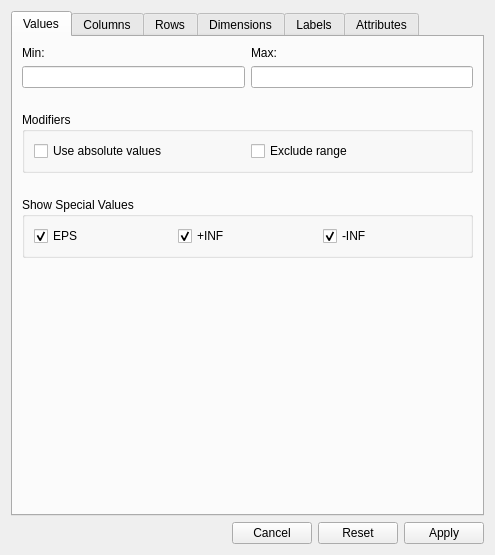
<?xml version="1.0" encoding="UTF-8"?>
<ui version="4.0">
 <class>gams::studio::mii::FilterDialog</class>
 <widget class="QDialog" name="gams::studio::mii::FilterDialog">
  <property name="geometry">
   <rect>
    <x>0</x>
    <y>0</y>
    <width>495</width>
    <height>555</height>
   </rect>
  </property>
  <property name="windowTitle">
   <string>Filters</string>
  </property>
  <layout class="QVBoxLayout" name="verticalLayout_7">
   <item>
    <widget class="QTabWidget" name="tabWidget">
     <property name="currentIndex">
      <number>0</number>
     </property>
     <widget class="QWidget" name="valueTab">
      <attribute name="title">
       <string>Values</string>
      </attribute>
      <layout class="QVBoxLayout" name="verticalLayout_4">
       <item>
        <layout class="QGridLayout" name="gridLayout_3">
         <item row="0" column="0">
          <widget class="QLabel" name="label_4">
           <property name="text">
            <string>Min:</string>
           </property>
          </widget>
         </item>
         <item row="0" column="1">
          <widget class="QLabel" name="label_5">
           <property name="text">
            <string>Max:</string>
           </property>
          </widget>
         </item>
         <item row="1" column="0">
          <widget class="QLineEdit" name="minEdit">
           <property name="toolTip">
            <string>&lt;html&gt;&lt;head/&gt;&lt;body&gt;&lt;p&gt;The smallest value to be displayed.&lt;/p&gt;&lt;/body&gt;&lt;/html&gt;</string>
           </property>
          </widget>
         </item>
         <item row="1" column="1">
          <widget class="QLineEdit" name="maxEdit">
           <property name="toolTip">
            <string>&lt;html&gt;&lt;head/&gt;&lt;body&gt;&lt;p&gt;The largest value to be displayed.&lt;/p&gt;&lt;/body&gt;&lt;/html&gt;</string>
           </property>
          </widget>
         </item>
        </layout>
       </item>
       <item>
        <spacer name="verticalSpacer">
         <property name="orientation">
          <enum>Qt::Vertical</enum>
         </property>
         <property name="sizeType">
          <enum>QSizePolicy::Minimum</enum>
         </property>
         <property name="sizeHint" stdset="0">
          <size>
           <width>18</width>
           <height>18</height>
          </size>
         </property>
        </spacer>
       </item>
       <item>
        <widget class="QGroupBox" name="groupBox_2">
         <property name="title">
          <string>Modifiers</string>
         </property>
         <layout class="QHBoxLayout" name="horizontalLayout_4">
          <item>
           <widget class="QCheckBox" name="absoluteBox">
            <property name="toolTip">
             <string>&lt;html&gt;&lt;head/&gt;&lt;body&gt;&lt;p&gt;If enabled, the range defined by &lt;span style=&quot; font-weight:600;&quot;&gt;Min&lt;/span&gt; and &lt;span style=&quot; font-weight:600;&quot;&gt;Max&lt;/span&gt; is applied to absolute values instead of actual values.&lt;/p&gt;&lt;p&gt;The &lt;span style=&quot; font-weight:600;&quot;&gt;Min&lt;/span&gt; and &lt;span style=&quot; font-weight:600;&quot;&gt;Max&lt;/span&gt; value should be 0 or greater.&lt;/p&gt;&lt;/body&gt;&lt;/html&gt;</string>
            </property>
            <property name="text">
             <string>Use absolute values</string>
            </property>
           </widget>
          </item>
          <item>
           <widget class="QCheckBox" name="excludeBox">
            <property name="toolTip">
             <string>&lt;html&gt;&lt;head/&gt;&lt;body&gt;&lt;p&gt;If enabled, the range defined by &lt;span style=&quot; font-weight:600;&quot;&gt;Min&lt;/span&gt; and &lt;span style=&quot; font-weight:600;&quot;&gt;Max&lt;/span&gt; defines the values that are excluded instead of included.&lt;/p&gt;&lt;/body&gt;&lt;/html&gt;
</string>
            </property>
            <property name="text">
             <string>Exclude range</string>
            </property>
           </widget>
          </item>
         </layout>
        </widget>
       </item>
       <item>
        <spacer name="verticalSpacer_2">
         <property name="orientation">
          <enum>Qt::Vertical</enum>
         </property>
         <property name="sizeType">
          <enum>QSizePolicy::Minimum</enum>
         </property>
         <property name="sizeHint" stdset="0">
          <size>
           <width>18</width>
           <height>18</height>
          </size>
         </property>
        </spacer>
       </item>
       <item>
        <widget class="QGroupBox" name="groupBox">
         <property name="title">
          <string>Show Special Values</string>
         </property>
         <layout class="QHBoxLayout" name="horizontalLayout_7">
          <item>
           <widget class="QCheckBox" name="epsBox">
            <property name="toolTip">
             <string>&lt;html&gt;&lt;head/&gt;&lt;body&gt;&lt;p&gt;Filter settings for special value &lt;span style=&quot; font-weight:600;&quot;&gt;Epsilon&lt;/span&gt;.&lt;/p&gt;&lt;/body&gt;&lt;/html&gt;</string>
            </property>
            <property name="text">
             <string>EPS</string>
            </property>
            <property name="checked">
             <bool>true</bool>
            </property>
           </widget>
          </item>
          <item>
           <widget class="QCheckBox" name="pInfBox">
            <property name="toolTip">
             <string>&lt;html&gt;&lt;head/&gt;&lt;body&gt;&lt;p&gt;Filter settings for special value &lt;span style=&quot; font-weight:600;&quot;&gt;Infinity&lt;/span&gt;.&lt;/p&gt;&lt;/body&gt;&lt;/html&gt;</string>
            </property>
            <property name="text">
             <string>+INF</string>
            </property>
            <property name="checked">
             <bool>true</bool>
            </property>
           </widget>
          </item>
          <item>
           <widget class="QCheckBox" name="nInfBox">
            <property name="toolTip">
             <string>&lt;html&gt;&lt;head/&gt;&lt;body&gt;&lt;p&gt;Filter settings for special value &lt;span style=&quot; font-weight:600;&quot;&gt;-Infinity&lt;/span&gt;.&lt;/p&gt;&lt;/body&gt;&lt;/html&gt;</string>
            </property>
            <property name="text">
             <string>-INF</string>
            </property>
            <property name="checked">
             <bool>true</bool>
            </property>
           </widget>
          </item>
         </layout>
        </widget>
       </item>
       <item>
        <spacer name="verticalSpacer_4">
         <property name="orientation">
          <enum>Qt::Vertical</enum>
         </property>
         <property name="sizeHint" stdset="0">
          <size>
           <width>20</width>
           <height>48</height>
          </size>
         </property>
        </spacer>
       </item>
      </layout>
     </widget>
     <widget class="QWidget" name="columnTab">
      <attribute name="title">
       <string>Columns</string>
      </attribute>
      <layout class="QVBoxLayout" name="verticalLayout_2">
       <item>
        <widget class="QLineEdit" name="columnEdit">
         <property name="toolTip">
          <string>&lt;html&gt;&lt;head/&gt;&lt;body&gt;&lt;p&gt;Apply a filter string using &lt;span style=&quot; font-weight:600;&quot;&gt;wildcard&lt;/span&gt; syntax.&lt;/p&gt;&lt;p&gt;The content filter string is automatically applied to the list of variables.&lt;/p&gt;&lt;/body&gt;&lt;/html&gt;</string>
         </property>
         <property name="placeholderText">
          <string>Filter</string>
         </property>
        </widget>
       </item>
       <item>
        <widget class="QTreeView" name="columnView">
         <property name="toolTip">
          <string>&lt;html&gt;&lt;head/&gt;&lt;body&gt;&lt;p&gt;List of equation attributes and variables occurring in this column. Check or uncheck entries to decide which are displayed.&lt;/p&gt;&lt;/body&gt;&lt;/html&gt;</string>
         </property>
         <property name="alternatingRowColors">
          <bool>true</bool>
         </property>
         <attribute name="headerVisible">
          <bool>false</bool>
         </attribute>
        </widget>
       </item>
       <item>
        <layout class="QHBoxLayout" name="horizontalLayout_2">
         <item>
          <widget class="QPushButton" name="selectVarButton">
           <property name="toolTip">
            <string>Select all variables</string>
           </property>
           <property name="text">
            <string>Select All</string>
           </property>
           <property name="autoDefault">
            <bool>false</bool>
           </property>
          </widget>
         </item>
         <item>
          <widget class="QPushButton" name="deselectVarButton">
           <property name="toolTip">
            <string>Deselect all variables</string>
           </property>
           <property name="text">
            <string>Deselect All</string>
           </property>
           <property name="autoDefault">
            <bool>false</bool>
           </property>
          </widget>
         </item>
        </layout>
       </item>
      </layout>
     </widget>
     <widget class="QWidget" name="rowTab">
      <attribute name="title">
       <string>Rows</string>
      </attribute>
      <layout class="QVBoxLayout" name="verticalLayout">
       <item>
        <widget class="QLineEdit" name="rowEdit">
         <property name="toolTip">
          <string>&lt;html&gt;&lt;head/&gt;&lt;body&gt;&lt;p&gt;Apply a filter string using &lt;span style=&quot; font-weight:600;&quot;&gt;wildcard&lt;/span&gt; syntax.&lt;/p&gt;&lt;p&gt;The content filter string is automatically applied to the list of equations.&lt;/p&gt;&lt;/body&gt;&lt;/html&gt;</string>
         </property>
         <property name="placeholderText">
          <string>Filter</string>
         </property>
        </widget>
       </item>
       <item>
        <widget class="QTreeView" name="rowView">
         <property name="toolTip">
          <string>&lt;html&gt;&lt;head/&gt;&lt;body&gt;&lt;p&gt;List of variable attributes and equations occurring in this column. Check or uncheck entries to decide which are displayed.&lt;/p&gt;&lt;/body&gt;&lt;/html&gt;</string>
         </property>
         <property name="alternatingRowColors">
          <bool>true</bool>
         </property>
         <attribute name="headerVisible">
          <bool>false</bool>
         </attribute>
        </widget>
       </item>
       <item>
        <layout class="QHBoxLayout" name="horizontalLayout">
         <item>
          <widget class="QPushButton" name="selectEqnButton">
           <property name="toolTip">
            <string>Select all equations</string>
           </property>
           <property name="text">
            <string>Select All</string>
           </property>
           <property name="autoDefault">
            <bool>false</bool>
           </property>
          </widget>
         </item>
         <item>
          <widget class="QPushButton" name="deselectEqnButton">
           <property name="toolTip">
            <string>Deselect all equations</string>
           </property>
           <property name="text">
            <string>Deselect All</string>
           </property>
           <property name="autoDefault">
            <bool>false</bool>
           </property>
          </widget>
         </item>
        </layout>
       </item>
      </layout>
     </widget>
     <widget class="QWidget" name="tab">
      <attribute name="title">
       <string>Dimensions</string>
      </attribute>
      <layout class="QVBoxLayout" name="verticalLayout_5">
       <item>
        <widget class="QLineEdit" name="dimEdit"/>
       </item>
       <item>
        <widget class="QTreeView" name="dimView">
         <attribute name="headerVisible">
          <bool>false</bool>
         </attribute>
        </widget>
       </item>
       <item>
        <layout class="QHBoxLayout" name="horizontalLayout_8">
         <item>
          <widget class="QPushButton" name="selectDimButton">
           <property name="text">
            <string>Select All</string>
           </property>
          </widget>
         </item>
         <item>
          <widget class="QPushButton" name="deselectDimButton">
           <property name="text">
            <string>Deselect All</string>
           </property>
          </widget>
         </item>
        </layout>
       </item>
      </layout>
     </widget>
     <widget class="QWidget" name="labelTab">
      <attribute name="title">
       <string>Labels</string>
      </attribute>
      <layout class="QVBoxLayout" name="verticalLayout_3">
       <item>
        <widget class="QLineEdit" name="labelEdit">
         <property name="toolTip">
          <string>&lt;html&gt;&lt;head/&gt;&lt;body&gt;&lt;p&gt;Apply a filter string using &lt;span style=&quot; font-weight:600;&quot;&gt;wildcard&lt;/span&gt; syntax.&lt;/p&gt;&lt;p&gt;The content filter string is automatically applied to the list of labels.&lt;/p&gt;&lt;/body&gt;&lt;/html&gt;</string>
         </property>
         <property name="placeholderText">
          <string>Filter</string>
         </property>
        </widget>
       </item>
       <item>
        <widget class="QTreeView" name="labelView">
         <property name="toolTip">
          <string>&lt;html&gt;&lt;head/&gt;&lt;body&gt;&lt;p&gt;List of labels occurring in the equation or variable header.  Check or uncheck labels to decide which are displayed.&lt;/p&gt;&lt;/body&gt;&lt;/html&gt;</string>
         </property>
         <property name="alternatingRowColors">
          <bool>true</bool>
         </property>
         <property name="sortingEnabled">
          <bool>true</bool>
         </property>
         <attribute name="headerVisible">
          <bool>false</bool>
         </attribute>
        </widget>
       </item>
       <item>
        <widget class="QComboBox" name="labelBox">
         <property name="toolTip">
          <string>&lt;html&gt;&lt;head/&gt;&lt;body&gt;&lt;p&gt;If &lt;span style=&quot; font-weight:600;&quot;&gt;All&lt;/span&gt; is selected the label filter must contain the labels of all dimensions; otherwise the column or row is not shown.&lt;/p&gt;&lt;p&gt;If &lt;span style=&quot; font-weight:600;&quot;&gt;Any&lt;/span&gt; is selected the selected label must be contained in any dimension; otherwise the column or row is not shown.&lt;/p&gt;&lt;/body&gt;&lt;/html&gt;</string>
         </property>
         <item>
          <property name="text">
           <string>All</string>
          </property>
         </item>
         <item>
          <property name="text">
           <string>Any</string>
          </property>
         </item>
        </widget>
       </item>
       <item>
        <layout class="QHBoxLayout" name="horizontalLayout_5">
         <item>
          <widget class="QPushButton" name="selectLabelButton">
           <property name="toolTip">
            <string>Select all labels</string>
           </property>
           <property name="text">
            <string>Select All</string>
           </property>
           <property name="autoDefault">
            <bool>false</bool>
           </property>
          </widget>
         </item>
         <item>
          <widget class="QPushButton" name="deselectLabelButton">
           <property name="toolTip">
            <string>Deselect all labels</string>
           </property>
           <property name="text">
            <string>Deselect All</string>
           </property>
           <property name="autoDefault">
            <bool>false</bool>
           </property>
          </widget>
         </item>
        </layout>
       </item>
      </layout>
     </widget>
     <widget class="QWidget" name="attributeTab">
      <attribute name="title">
       <string>Attributes</string>
      </attribute>
      <layout class="QVBoxLayout" name="verticalLayout_10">
       <item>
        <widget class="QLineEdit" name="attributeEdit"/>
       </item>
       <item>
        <widget class="QTreeView" name="attributeView">
         <attribute name="headerVisible">
          <bool>false</bool>
         </attribute>
        </widget>
       </item>
       <item>
        <layout class="QHBoxLayout" name="horizontalLayout_12">
         <item>
          <widget class="QPushButton" name="selectAttrButton">
           <property name="text">
            <string>Select All</string>
           </property>
           <property name="autoDefault">
            <bool>false</bool>
           </property>
          </widget>
         </item>
         <item>
          <widget class="QPushButton" name="deselectAttrButton">
           <property name="text">
            <string>Deselect All</string>
           </property>
           <property name="autoDefault">
            <bool>false</bool>
           </property>
          </widget>
         </item>
        </layout>
       </item>
      </layout>
     </widget>
    </widget>
   </item>
   <item>
    <layout class="QHBoxLayout" name="horizontalLayout_3">
     <item>
      <spacer name="horizontalSpacer_3">
       <property name="orientation">
        <enum>Qt::Horizontal</enum>
       </property>
       <property name="sizeHint" stdset="0">
        <size>
         <width>40</width>
         <height>20</height>
        </size>
       </property>
      </spacer>
     </item>
     <item>
      <widget class="QPushButton" name="cancelButton">
       <property name="toolTip">
        <string>Discard changes</string>
       </property>
       <property name="text">
        <string>Cancel</string>
       </property>
       <property name="autoDefault">
        <bool>false</bool>
       </property>
      </widget>
     </item>
     <item>
      <widget class="QPushButton" name="resetButton">
       <property name="toolTip">
        <string>Reset filter</string>
       </property>
       <property name="text">
        <string>Reset</string>
       </property>
       <property name="autoDefault">
        <bool>false</bool>
       </property>
      </widget>
     </item>
     <item>
      <widget class="QPushButton" name="applyButton">
       <property name="toolTip">
        <string>Apply filter</string>
       </property>
       <property name="text">
        <string>Apply</string>
       </property>
      </widget>
     </item>
    </layout>
   </item>
  </layout>
 </widget>
 <resources/>
 <connections/>
</ui>
